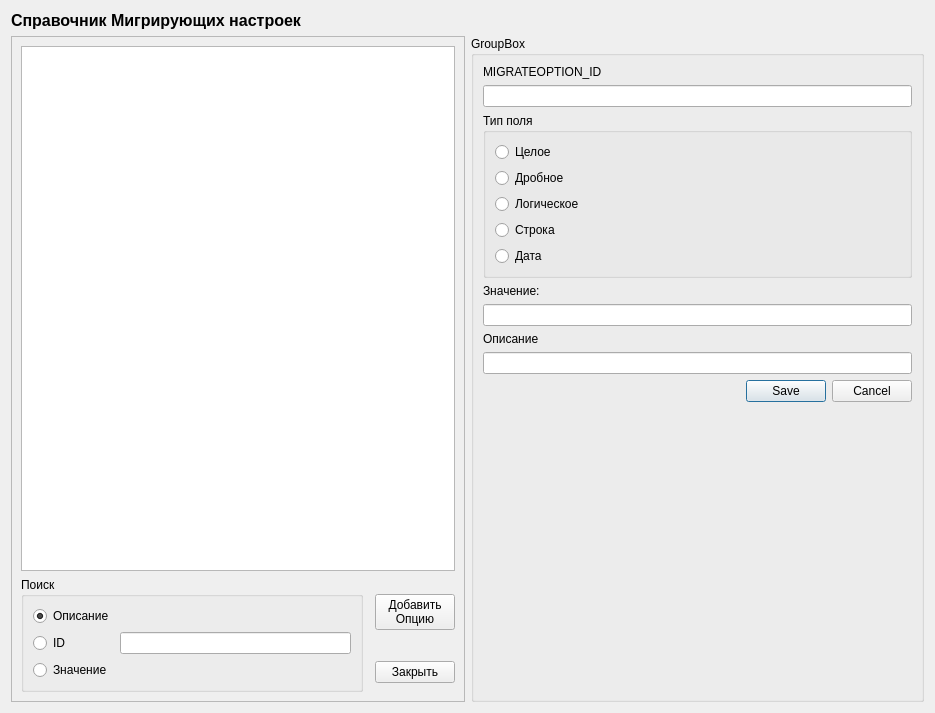
<?xml version="1.0" encoding="UTF-8"?>
<ui version="4.0">
 <class>MigrateOptionsDialog</class>
 <widget class="QDialog" name="MigrateOptionsDialog">
  <property name="geometry">
   <rect>
    <x>0</x>
    <y>0</y>
    <width>935</width>
    <height>713</height>
   </rect>
  </property>
  <property name="windowTitle">
   <string>Справочник мигрирующих настроек</string>
  </property>
  <layout class="QGridLayout" name="gridLayout_4">
   <item row="0" column="0">
    <widget class="QLabel" name="label">
     <property name="font">
      <font>
       <pointsize>12</pointsize>
       <weight>75</weight>
       <bold>true</bold>
      </font>
     </property>
     <property name="text">
      <string>Справочник Мигрирующих настроек</string>
     </property>
    </widget>
   </item>
   <item row="1" column="0">
    <widget class="QFrame" name="frameInfo">
     <property name="frameShape">
      <enum>QFrame::StyledPanel</enum>
     </property>
     <property name="frameShadow">
      <enum>QFrame::Raised</enum>
     </property>
     <layout class="QGridLayout" name="gridLayout_3">
      <item row="2" column="2">
       <widget class="QPushButton" name="pushButtonAdd">
        <property name="text">
         <string>Добавить
Опцию</string>
        </property>
       </widget>
      </item>
      <item row="0" column="0" colspan="3">
       <widget class="QTableView" name="tableView">
        <property name="editTriggers">
         <set>QAbstractItemView::NoEditTriggers</set>
        </property>
        <property name="alternatingRowColors">
         <bool>true</bool>
        </property>
        <property name="selectionBehavior">
         <enum>QAbstractItemView::SelectRows</enum>
        </property>
        <property name="sortingEnabled">
         <bool>true</bool>
        </property>
        <property name="wordWrap">
         <bool>true</bool>
        </property>
       </widget>
      </item>
      <item row="3" column="2">
       <widget class="QPushButton" name="pushButtonClose">
        <property name="text">
         <string>Закрыть</string>
        </property>
       </widget>
      </item>
      <item row="2" column="0" rowspan="2">
       <widget class="QGroupBox" name="groupBox">
        <property name="title">
         <string>Поиск</string>
        </property>
        <layout class="QGridLayout" name="gridLayout">
         <item row="2" column="0">
          <widget class="QRadioButton" name="radioButtonValue">
           <property name="text">
            <string>Значение</string>
           </property>
          </widget>
         </item>
         <item row="1" column="0">
          <widget class="QRadioButton" name="radioButtonID">
           <property name="text">
            <string>ID</string>
           </property>
           <property name="checked">
            <bool>false</bool>
           </property>
          </widget>
         </item>
         <item row="0" column="0">
          <widget class="QRadioButton" name="radioButtonComm">
           <property name="text">
            <string>Описание</string>
           </property>
           <property name="checked">
            <bool>true</bool>
           </property>
          </widget>
         </item>
         <item row="1" column="1">
          <widget class="QLineEdit" name="lineEdit"/>
         </item>
        </layout>
       </widget>
      </item>
     </layout>
    </widget>
   </item>
   <item row="1" column="1">
    <widget class="QGroupBox" name="groupBoxEdit">
     <property name="title">
      <string>GroupBox</string>
     </property>
     <layout class="QGridLayout" name="gridLayout_5">
      <item row="4" column="0">
       <widget class="QLineEdit" name="lineEditValue">
        <property name="clearButtonEnabled">
         <bool>true</bool>
        </property>
       </widget>
      </item>
      <item row="1" column="0">
       <widget class="QLineEdit" name="lineEditID"/>
      </item>
      <item row="8" column="0">
       <spacer name="verticalSpacer">
        <property name="orientation">
         <enum>Qt::Vertical</enum>
        </property>
        <property name="sizeHint" stdset="0">
         <size>
          <width>20</width>
          <height>40</height>
         </size>
        </property>
       </spacer>
      </item>
      <item row="5" column="0">
       <widget class="QLabel" name="label_4">
        <property name="text">
         <string>Описание</string>
        </property>
       </widget>
      </item>
      <item row="6" column="0">
       <widget class="QLineEdit" name="lineEditComment">
        <property name="clearButtonEnabled">
         <bool>true</bool>
        </property>
       </widget>
      </item>
      <item row="2" column="0">
       <widget class="QGroupBox" name="groupBox_2">
        <property name="title">
         <string>Тип поля</string>
        </property>
        <layout class="QGridLayout" name="gridLayout_2">
         <item row="0" column="0">
          <widget class="QRadioButton" name="radioButtonInt">
           <property name="text">
            <string>Целое</string>
           </property>
          </widget>
         </item>
         <item row="1" column="0">
          <widget class="QRadioButton" name="radioButtonFloat">
           <property name="text">
            <string>Дробное</string>
           </property>
          </widget>
         </item>
         <item row="2" column="0">
          <widget class="QRadioButton" name="radioButtonBool">
           <property name="text">
            <string>Логическое</string>
           </property>
          </widget>
         </item>
         <item row="3" column="0">
          <widget class="QRadioButton" name="radioButtonString">
           <property name="text">
            <string>Строка</string>
           </property>
          </widget>
         </item>
         <item row="4" column="0">
          <widget class="QRadioButton" name="radioButtonDate">
           <property name="text">
            <string>Дата</string>
           </property>
          </widget>
         </item>
        </layout>
       </widget>
      </item>
      <item row="3" column="0">
       <widget class="QLabel" name="label_3">
        <property name="text">
         <string>Значение:</string>
        </property>
       </widget>
      </item>
      <item row="0" column="0">
       <widget class="QLabel" name="label_2">
        <property name="text">
         <string>MIGRATEOPTION_ID</string>
        </property>
       </widget>
      </item>
      <item row="7" column="0">
       <widget class="QDialogButtonBox" name="buttonBoxEdit">
        <property name="standardButtons">
         <set>QDialogButtonBox::Cancel|QDialogButtonBox::Save</set>
        </property>
       </widget>
      </item>
     </layout>
    </widget>
   </item>
  </layout>
 </widget>
 <resources/>
 <connections/>
</ui>
